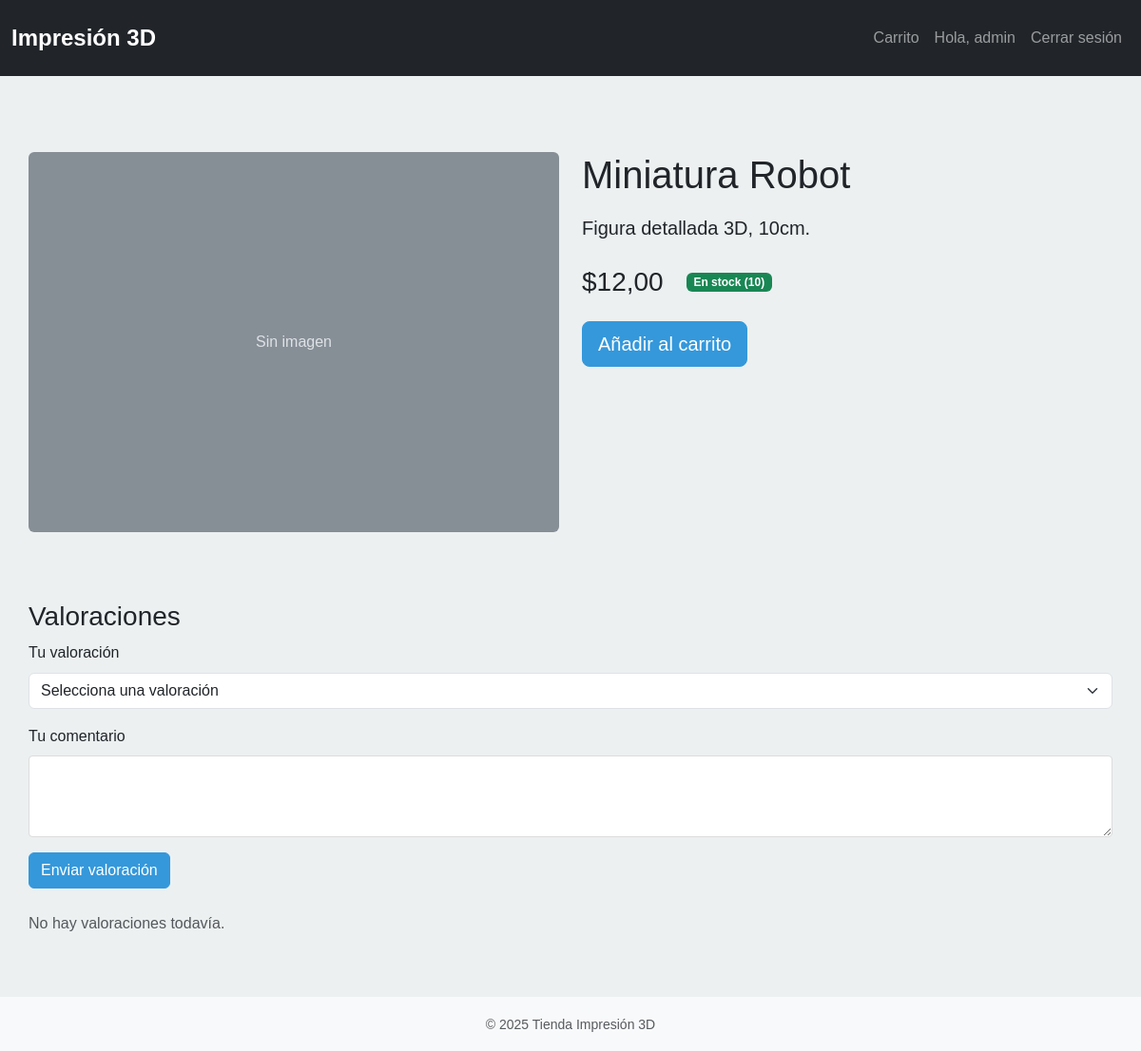
/product/1/ (signed in), run on the app's committed database.
### myshop/models.py (models this page shows, shortened)
class Product(models.Model):
    CATEGORY_CHOICES = [
        ('figure', 'Figura'),
        ('spare', 'Repuesto'),
        ('custom', 'Personalizado'),
    ]
    name = models.CharField(max_length=200)
    description = models.TextField(blank=True)
    price = models.DecimalField(max_digits=8, decimal_places=2)
    image_url = models.URLField(blank=True)
    stock = models.IntegerField(default=0)
    category = models.CharField(max_length=20, choices=CATEGORY_CHOICES, default='figure')
    created_at = models.DateTimeField(auto_now_add=True)
    average_rating = models.DecimalField(max_digits=3, decimal_places=2, default=0)
    review_count = models.IntegerField(default=0)
    class Meta:
        verbose_name = "Producto"
        verbose_name_plural = "Productos"
        ordering = ['-created_at']
    class Meta:
        ordering = ['-created_at']

### myshop/views.py (the view, shortened to what this page needs)
# urls.py: path('product/<int:product_id>/', views.product_detail, name='product_detail'),
def product_detail(request, product_id):
    product = get_object_or_404(Product, id=product_id)
    reviews = Review.objects.filter(product=product).order_by('-created_at')
    user_review = None
    if request.user.is_authenticated:
        user_review = Review.objects.filter(product=product, user=request.user).first()
    context = {
        'product': product,
        'reviews': reviews,
        'user_review': user_review,
        'year': datetime.now().year,
    }
    return render(request, 'product_detail.html', context)

### templates/product_detail.html (shortened to what this page needs)
{% extends 'base.html' %}
{% block content %}
<div class="container mt-4">
    <div class="row">
        <div class="col-md-6 mb-4">
            {% if product.image_url %}
                <img src="{{ product.image_url }}" alt="{{ product.name }}" class="img-fluid rounded">
            {% else %}
                <svg class="img-fluid rounded" width="100%" height="400" xmlns="http://www.w3.org/2000/svg" role="img" aria-label="Placeholder" preserveAspectRatio="xMidYMid slice" focusable="false">
                    <text x="50%" y="50%" fill="#dee2e6" dy=".3em" text-anchor="middle">Sin imagen</text>
                </svg>
            {% endif %}
        </div>
        <div class="col-md-6">
            <h1 class="mb-3">{{ product.name }}</h1>
            <p class="lead mb-4">{{ product.description }}</p>
            <div class="d-flex align-items-center mb-4">
                <h2 class="h3 mb-0 me-4">${{ product.price }}</h2>
                {% if product.stock > 0 %}
                    <span class="badge bg-success">En stock ({{ product.stock }})</span>
                {% else %}
                    <span class="badge bg-danger">Agotado</span>
                {% endif %}
            </div>
            {% if user.is_authenticated and product.stock > 0 %}
                <button class="btn btn-primary btn-lg add-to-cart" data-product-id="{{ product.id }}">
                    Añadir al carrito
                </button>
            {% elif not user.is_authenticated %}
                <a href="{% url 'myshop:login' %}" class="btn btn-primary btn-lg">Inicia sesión para comprar</a>
            {% endif %}
        </div>
    </div>
    <div class="row mt-5">
        <div class="col-12">
            <h3>Valoraciones</h3>
            {% if user.is_authenticated and not user_review %}
                <form method="post" class="mb-4">
                    <div class="mb-3">
                        <label for="rating" class="form-label">Tu valoración</label>
                        <select name="rating" id="rating" class="form-select" required>
                            <option value="">Selecciona una valoración</option>
                        </select>
                    </div>
                    <div class="mb-3">
                        <label for="comment" class="form-label">Tu comentario</label>
                        <textarea name="comment" id="comment" class="form-control" rows="3" required></textarea>
                    </div>
                    <button type="submit" class="btn btn-primary">Enviar valoración</button>
                </form>
            {% endif %}
            {% if reviews %}
                <div class="list-group">
                    {% for review in reviews %}
                        <div class="list-group-item">
                            <div class="d-flex w-100 justify-content-between">
                                <h5 class="mb-1">{{ review.user.username }}</h5>
                                <small class="text-muted">
                                    {% for i in "12345"|make_list %}
                                        {% if forloop.counter <= review.rating %}
                                            ★
                                        {% else %}
                                            ☆
                                        {% endif %}
                                    {% endfor %}
                                </small>
                            </div>
                            <p class="mb-1">{{ review.comment }}</p>
                            <small class="text-muted">{{ review.created_at|date:"d/m/Y H:i" }}</small>
                        </div>
                    {% endfor %}
                </div>
            {% else %}
                <p class="text-muted">No hay valoraciones todavía.</p>
            {% endif %}
        </div>
    </div>
</div>
{% endblock %}

### templates/base.html (shortened to what this page needs)
<!doctype html>
<html lang="es">
  <head>
    <link href="https://cdn.jsdelivr.net/npm/bootstrap@5.3.1/dist/css/bootstrap.min.css" rel="stylesheet">
    {% load static %}
    <link href="{% static 'css/style.css' %}" rel="stylesheet">
  </head>
  <body>
    <nav class="navbar navbar-expand-lg navbar-dark bg-dark">
      <div class="container-fluid">
        <a class="navbar-brand" href="{% url 'myshop:index' %}">Impresión 3D</a>
        <div class="collapse navbar-collapse" id="navMenu">
          <ul class="navbar-nav ms-auto">
            <li class="nav-item"><a class="nav-link" href="{% url 'myshop:cart' %}">Carrito</a></li>
            {% if user.is_authenticated %}
              <li class="nav-item"><a class="nav-link" href="#">Hola, {{ user.username }}</a></li>
              <li class="nav-item"><a class="nav-link" href="{% url 'myshop:logout' %}">Cerrar sesión</a></li>
            {% else %}
              <li class="nav-item"><a class="nav-link" href="{% url 'myshop:login' %}">Iniciar sesión</a></li>
              <li class="nav-item"><a class="nav-link" href="{% url 'myshop:signup' %}">Registrarse</a></li>
            {% endif %}
          </ul>
        </div>
      </div>
    </nav>
    <main class="container py-4">
      {% block content %}{% endblock %}
    </main>
    <footer class="bg-light py-3 mt-4">
      <div class="container text-center">
        <small class="text-muted">© {{ year|default:2025 }} Tienda Impresión 3D</small>
      </div>
    </footer>
  </body>
</html>

### static/css/style.css (style rules this page uses)
:root { --primary-color: #3498db; --secondary-color: #2ecc71; --dark-color: #2c3e50; --light-color: #ecf0f1; }
body { font-family: 'Arial', sans-serif; line-height: 1.6; margin: 0; padding: 0; background-color: var(--light-color); }
.navbar { background-color: var(--dark-color); padding: 1rem 0; margin-bottom: 2rem; }
.navbar-brand { color: white !important; font-size: 1.5rem; font-weight: bold; }
.container { max-width: 1200px; margin: 0 auto; padding: 0 15px; }
.btn-primary { background-color: var(--primary-color); border-color: var(--primary-color); }
.form-control { border-radius: 4px; border: 1px solid #ddd; }
footer { background-color: var(--dark-color); color: white; padding: 2rem 0; margin-top: 3rem; }

### data on the page
Product: name "Miniatura Robot", description "Figura detallada 3D, 10cm.", price "12,00", stock "10"

### other printed values
{{ user.username }} "admin"
